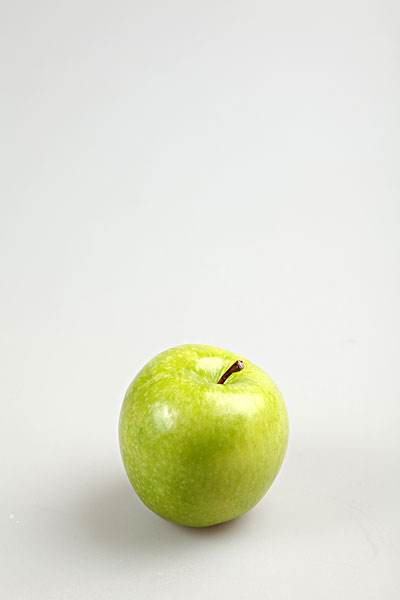
#> input picture imgfile/1.png, 400 x 600 px, found by its file name
$ python main.py
#> lines starting #> are read from the running program, lines starting #| are printed output that depends on the picture; after the words box and inside, x2 and y2 are one past the last pixel; in counts of white or black regions, pixels touching at a corner belong together
### doimg.py
import os
from math import *

import cv2
import cv2 as cv
import numpy as np
from PIL import Image

def Applecut(img,x,y,w,h):
    # 计算长宽
    cut = img[y:y+h , x:x+w];
    cv.imshow("cut",cut);
    return cut;

def Getcolor (img ,height ,width):
    # 计算颜色均值
    R = 0;
    G = 0;
    B = 0;
    count = 1;
    color = [];
    for i in range(0, len(height), 1):
        count += 1;
        R += img[height[i], width[i]][0];
        G += img[height[i], width[i]][1];
        B += img[height[i], width[i]][2];
    R = int(R / count);
    G = int(G / count);
    B = int(B / count);
    color.append(R);
    color.append(G);
    color.append(B);
    return color;

def Getarea(img):
    count = 0
    point_height = []
    point_width = []
    height, width = img.shape
    for h in range(0, height, 1):
        for w in range(0, width, 1):
            if (img[h, w] == 0):
                count += 1
                point_height.append(h)
                point_width.append(w)
    return count, point_width, point_height

def Getcircum(img):
    count = 0
    height, width = img.shape
    for h in range(0, height, 1):
        for w in range(0, width, 1):
            if (img[h, w] == 255):
                count += 1
    return count

# [18 lines left out: functions del_files, get_photo, not called in this run]

### main.py
import os
from math import *

import cv2

from doimg import *
import cv2 as cv
import numpy as np
from PIL import Image
import pandas as pd
import xlwt
import openpyxl

framepath = "frame\\frame.png"
imglist=[
    'imgfile\\1.png'
    'imgfile\\2.png'
    'imgfile\\3.png'
    'imgfile\\4.png'
    'imgfile\\5.png'
]
appledatapath = pd.ExcelWriter("imgfile\\appledata.xlsx")
# imgf=open("..imgf",'w+')
if not os.path.exists('imgfile\\appledata.xlsx'):
    appledata = pd.DataFrame()
    appledata1 = appledata.to_excel("imgfile\\appledata.xlsx",'1')


weights = np.array([0, 1]) # w1 = 0, w2 = 1
bias = 4


def edge(img):
    # 灰度图像
    gray = cv.cvtColor(img, cv.COLOR_BGR2GRAY)
    # 高斯模糊,降低噪声
    blurred = cv.GaussianBlur(gray, (3, 3), 0)
    # 图像梯度
    xgrad = cv.Sobel(blurred, cv.CV_16SC1, 1, 0)
    ygrad = cv.Sobel(blurred, cv.CV_16SC1, 0, 1)
    # 计算边缘
    # 50和150参数必须符合1：3或者1：2
    edge_output = cv.Canny(xgrad, ygrad, 50, 150)

    contours, heriachy = cv.findContours(edge_output, cv.RETR_EXTERNAL, cv.CHAIN_APPROX_SIMPLE)
    # max = 0
    # maxA = 0
    num = []
    for i, contour in enumerate(contours):
        x, y, w, h = cv.boundingRect(contour)
        # if (w * h > maxA):
        #     max = i
        #     maxA = w * h

        if w < 50 or h < 50:
            continue
        num.append(i)

    for i in num:
        # cv.drawContours(img, contours, i, (0, 0, 255), 2)
        # x, y, w, h = cv.boundingRect(contours[i])
        # img = cv.rectangle(img, (x, y), (x + w, y + h), (0, 255, 0), 2)
        if i == 0:
            continue
        contours=list(contours)
        contours[0] = np.concatenate((contours[i], contours[0]))

    cv.imshow('img', img)
    x, y, w, h = cv.boundingRect(contours[0])

    cut_img = Applecut(img, x, y, w, h)
    cut_blurred = Applecut(blurred, x, y, w, h)
    cv.imshow('cut', cut_blurred)

    ret, binary = cv.threshold(cut_blurred, 150, 255, cv.THRESH_BINARY)
    cv.imshow("bi", binary)  # 求面积

    edge = cv.Canny(binary, 40, 100)
    cv.imshow("edge", edge)  # 求周长

    longth = 0
    width = 0
    if w > h:
        longth = w
        width = h
    else:
        longth = h
        width = w
    area, point_width, point_height = Getarea(binary)
    circumference = Getcircum(edge)
    color = Getcolor(cut_img, point_height, point_width)
    relist=[area,circumference,longth,width,color]
    print('area:', area, 'circumference:', circumference, 'longth:', longth, 'width:', width, 'color:', color)
    return relist


def do():
    for j in range(1, 16, 1):
        path = "imgfile\\" + str(j) + '.png'
        src2 = cv.imread(path)
#> src2 is the input picture: shape (600, 400, 3); mean B, G, R 210.4, 225.9, 224.5
        size = src2.shape
#> size = (600, 400, 3)
        src3 = cv.resize(src2, ((int)(size[1] / 5), (int)(size[0] / 5)), cv.INTER_LINEAR)
        datalist = edge(src3)
#> in edge, `gray = cv.cvtColor(img, cv.COLOR_BGR2GRAY)`:
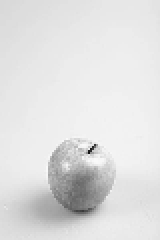
#> gray: shape (120, 80) (shown 2 times larger); min 20, max 249, mean 223.7
#> in edge, `xgrad = cv.Sobel(blurred, cv.CV_16SC1, 1, 0)`:
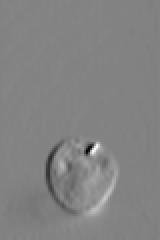
#> xgrad: shape (120, 80) int16 (shown 2 times larger); min -343, max 326, mean 0.6; drawn with min black and max white
#> in edge, `ygrad = cv.Sobel(blurred, cv.CV_16SC1, 0, 1)`:
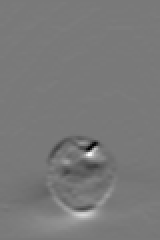
#> ygrad: shape (120, 80) int16 (shown 2 times larger); min -351, max 385, mean 0.2; drawn with min black and max white
#> in edge, `edge_output = cv.Canny(xgrad, ygrad, 50, 150)`:
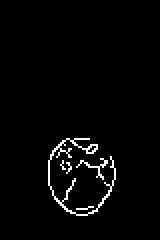
#> edge_output: shape (120, 80) (shown 2 times larger); 2.4% white in thin lines or dots, all inside (x1, y1, x2, y2) = (24, 69, 58, 108)
#> in edge, `contours, heriachy = cv.findContours(edge_output, cv.RETR_EXTERNAL, cv..`: contours = 5 contours, 4 with area under 20; largest, box (x1, y1, x2, y2) and area: (24, 69, 58, 108) 46; heriachy = [[1, -1, -1, -1], [2, 0, -1, -1], [3, 1, -1, -1], [4, 2, -1, -1], [-1, 3, -1, -1]]
#> the loop in edge, `for i, contour in enumerate(contours):` made 5 passes
#> (x, y, w, h) on passes 1 to 5: (38, 103, 9, 2), (33, 81, 3, 6), (30, 80, 3, 5), (38, 79, 16, 11), (24, 69, 34, 39)
#> after the loop in edge, `for i, contour in enumerate(contours):`: num = []
#> in edge, `x, y, w, h = cv.boundingRect(contours[0])`: x = 38; y = 103; w = 9; h = 2
#> in edge, `longth = w`: longth = 9
#> in edge, `width = h`: width = 2
#> in edge, `area, point_width, point_height = Getarea(binary)`: area = 18; point_width = [0, 1, 2, 3, 4, 5, 6, 7, 8, 0, 1, 2, 3, 4, 5, 6, 7, 8]; point_height = [0, 0, 0, 0, 0, 0, 0, 0, 0, 1, 1, 1, 1, 1, 1, 1, 1, 1]
#> in edge, `circumference = Getcircum(edge)`: circumference = 0
#> the loop in Getcolor, `for i in range(0, len(height), 1):` made 18 passes
#> (R, G, B) on passes 1 to 12: (27, 123, 116), (60, 255, 240), (103, 394, 372), (137, 529, 499), (175, 671, 634), (221, 815, 772), (276, 964, 916), (339, 1113, 1065), (420, 1261, 1214), (444, 1386, 1331), (470, 1513, 1450), (497, 1641, 1570)
#> after the loop in Getcolor, `for i in range(0, len(height), 1):`: B = 2269; G = 2324; R = 758; count = 19
#> in Getcolor, `R = int(R / count);`: R = 39
#> in Getcolor, `G = int(G / count);`: G = 122
#> in Getcolor, `B = int(B / count);`: B = 119
#> in edge, `color = Getcolor(cut_img, point_height, point_width)`: color = [39, 122, 119]
#> in edge, `relist=[area,circumference,longth,width,color]`: relist = [18, 0, 9, 2, [39, 122, 119]]
#| area: 18 circumference: 0 longth: 9 width: 2 color: [39, 122, 119]
#> datalist = [18, 0, 9, 2, [39, 122, 119]]
        dataframe = pd.DataFrame({'index':[j],'面积':[datalist[0]],'颜色':[datalist[4]]})
#> dataframe = table of 1 rows and 3 columns
        print(dataframe)
#|    index  面积              颜色
#| 0      1  18  [39, 122, 119]
        dataframe.to_excel(appledatapath,'1')
#> (the run stopped early here; a loop or call above may not have finished)
